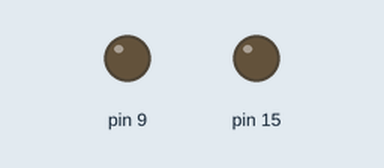
Bench run of a sketch on a simulated Arduino Uno, built with avr-gcc and run on an emulated ATmega328P. Parts: output pins drawn as LEDs (lit = HIGH). At 0.2 s the program stops and its outputs stay as they are.

Above: at 0.2 s.
Timing chart, 0 to 1.7 s (numbered marks = the images above):
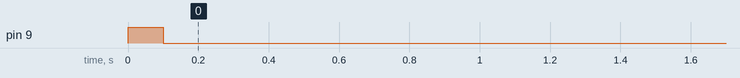

Measured:
- by itself, pin 9: LOW → HIGH at 0.00 s, → LOW 0.10 s later

The sketch:

11_UART.ino
```cpp
//Circuit diagram is in the ss
void GPIO_setup(){
  DDRC |= (1<<DDC1); //pc1 as output
  DDRB |= (1<<DDB1);
}

void blinkSignal(){
  PORTB |= (1<<PB1);
  delay(100);
  PORTB &= (~(1<<PB1));
  delay(100);
}

// Function responsible for a character transfer
// UDRE0 register of UCSR0A is responsible to indicate if the data register is empty or full
void UART_TxChar(char ch){
  while(!(UCSR0A & (1<<UDRE0))); // Wait for empty transmit buffer
  UDR0 = ch;        // load the new character to the data register of UART communication
}


// Function responsible for a character receive
unsigned char USART_Receive(){
    blinkSignal();
    while(!(UCSR0A & (1<<RXC0))); // RXC0 is to indicate if the recieved buffer
    return UDR0;
}

void UART_setup() {
    // Enable the transmission and reception in USART b
    UCSR0B |= (1<<RXEN0) | (1<<TXEN0);

   // Set data size for communication in  c
      // Set the mode of asynchrounus communication (USCRnC)
          UCSR0C &= (~(1<<UMSEL00)) & (~(1<<UMSEL01));

      // Setting the parity mode (0 0 --> No parity))
          UCSR0C &= (~(1<<UPM00)) & (~(1<<UPM01));

        // Set the stop bit ( 0 for 1 stop bit , 1 for 2 stop bit)
          UCSR0C &=(~(1<<USBS0));

  // set the data length to be 8 bits (UCSZn)(011 for 8 bits)
      UCSR0B &= (~(1<<UCSZ02));
      UCSR0C |= (1<<UCSZ00) | (1<<UCSZ01);

  // set the speed of the transmission (U2Xn in USART A)
      UCSR0A |= (1<<U2X0); // HIGH SPEED MODE

  // set the baud rate (FROM TABLE 19.9 BEYOND FOR MORE BAUD RATE SAMPLING)
    // FORM THE BAUD RATE REGISTER (19.10.5)

     UBRR0 = 207; // FROM TABLE FOR 16MHz, FOR 9600 BAUD RATE FOR U2X0 = 1 i.e High speed mod
}

void setup() {
  UART_setup();
  GPIO_setup();
//  pinMode(9, OUTPUT);
}

unsigned char data = 'n';

void loop() {
  // put your main code here, to run repeatedly:
    data = USART_Receive();
    UART_TxChar(data);
    if (data == 'a'){
      PORTC |= (1<<PC1);
    }
    if (data == 'b'){
      PORTC &= (~(1<<PC1));
    }

}
```
